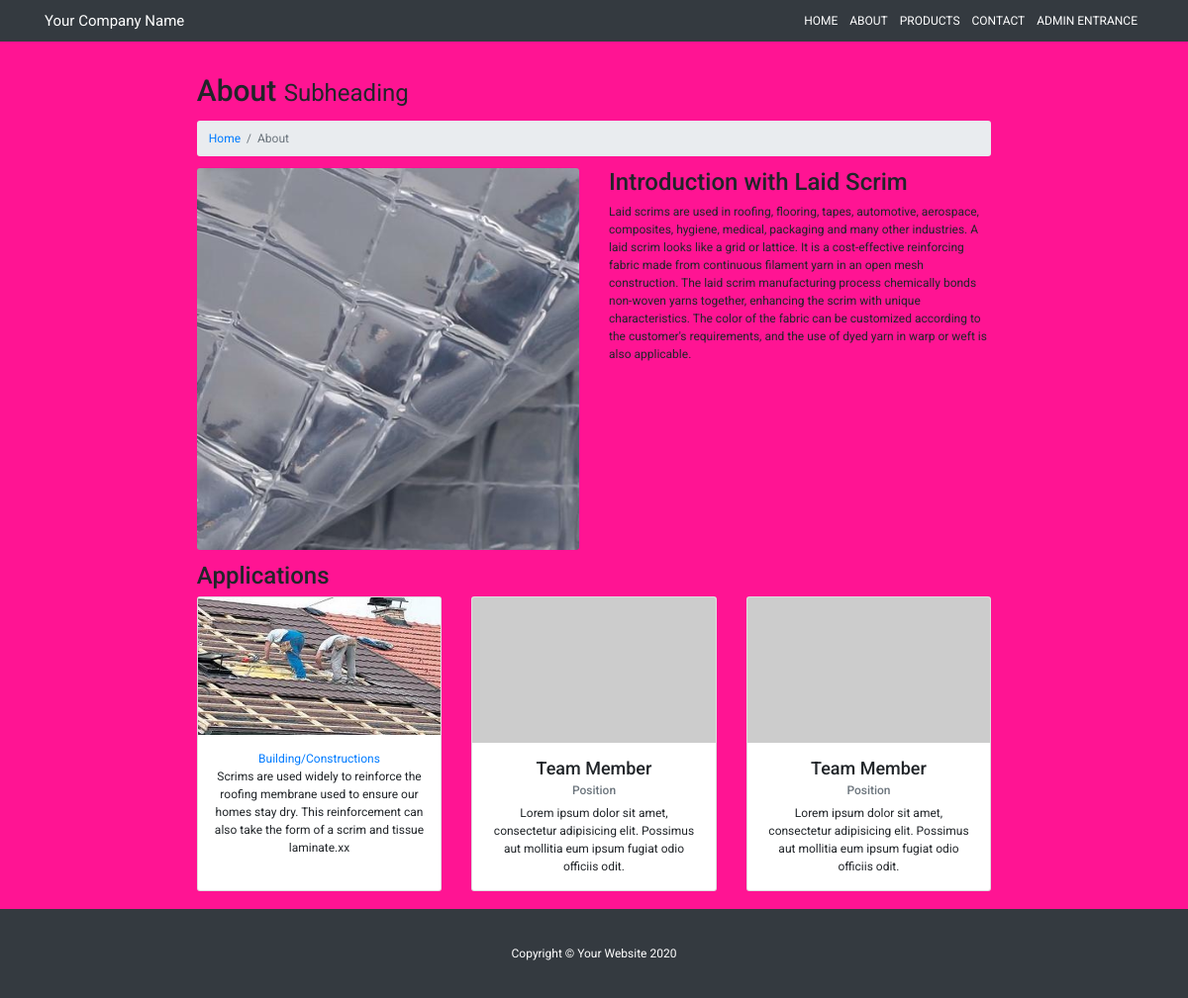
/about, run on the app's committed database.
### roza/models.py (models this page shows, shortened)
class about_model(models.Model):
    image = models.ImageField(
        upload_to='about/images', blank=True)
    title=models.CharField(max_length=255,blank=True)
    description= models.TextField(blank=True)

class application_model(models.Model):
    application_field=models.CharField(max_length=255,blank=True)
    title1=models.CharField(max_length=255,blank=True)
    main1 = models.ImageField(
        upload_to='about/application/images', blank=True, null=True)
    description1= models.TextField(blank=True)
    title2=models.CharField(max_length=255,blank=True)
    main2 = models.ImageField(
        upload_to='about/application/images', blank=True, null=True)
    description2= models.TextField(blank=True, null=True)
    title3=models.CharField(max_length=255,blank=True)
    main3 = models.ImageField(
        upload_to='about/application/images', blank=True, null=True)
    description3= models.TextField(blank=True)

### roza/views.py (the view)
# urls.py: path('about', views.about, name="about"),
def about(request):
    about_top=about_model.objects.get(id=1)
    applications=application_model.objects.all()
    return  render(request, 'about.html',{'about_top':about_top, 'applications':applications})

### roza/templates/about.html
{%extends 'base.html'%} {% block content%} {% load static%}
  <div class="container">
    <div class="col-sm-9 container mt-3">
    <h1 class="mt-4 mb-3">About
      <small>Subheading</small>
    </h1>
    <ol class="breadcrumb">
      <li class="breadcrumb-item">
        <a href="/">Home</a>
      </li>
      <li class="breadcrumb-item active">About</li>
    </ol>
    <div class="row">
      <div class="col-lg-6">
        <img class="img-fluid rounded mb-3" src="{{about_top.image.url}}" alt="">
      </div>
      <div class="col-lg-6">
        <h2>{{about_top.title}}</h2>
        <p>{{about_top.description}}</p>
         </div>
    </div>
    <h2>Applications</h2>
    <div class="row">
      {% for  application in applications %}
      <div class="col-lg-4 mb-4">
        <div class="card h-100 text-center">
          <img class="card-img-top" src="{{application.main1.url}}" alt="">
          <div class="card-body">
            <a href="{% url 'application_detail'  id=application.id %}" class="card-title">{{application.application_field}}</a>
            <p class="card-text">{{application.description1}}</p>
          </div>
        </div>
      </div>
      {% endfor %}
      <div class="col-lg-4 mb-4">
        <div class="card h-100 text-center">
          <img class="card-img-top" src="http://placehold.it/750x450" alt="">
          <div class="card-body">
            <h4 class="card-title">Team Member</h4>
            <h6 class="card-subtitle mb-2 text-muted">Position</h6>
            <p class="card-text">Lorem ipsum dolor sit amet, consectetur adipisicing elit. Possimus aut mollitia eum ipsum fugiat odio officiis odit.</p>
          </div>
        </div>
      </div>
      <div class="col-lg-4 mb-4">
        <div class="card h-100 text-center">
          <img class="card-img-top" src="http://placehold.it/750x450" alt="">
          <div class="card-body">
            <h4 class="card-title">Team Member</h4>
            <h6 class="card-subtitle mb-2 text-muted">Position</h6>
            <p class="card-text">Lorem ipsum dolor sit amet, consectetur adipisicing elit. Possimus aut mollitia eum ipsum fugiat odio officiis odit.</p>
          </div>
        </div>
      </div>
    </div>
    </div>
  </div>
  {% endblock%}

### roza/static/roza/css/style.css (style rules this page uses)
body { font-family: "Roboto", sans-serif !important; background-color: deeppink !important; }
html { font-size: 12px; }

### roza/static/roza/css/modern-business.css (style rules this page uses)
body { padding-top: 56px; }

### data on the page
about_model: image (picture), title "Introduction with Laid Scrim", description "Laid scrims are used in roofing, flooring, tapes, automotive, aerospace, composites, hygiene, medical, packaging and many other industries. A laid scrim looks like a grid or lattice. It is a cost-effective reinforcing fabric made from continuous filament yarn in an open mesh construction. The laid scrim manufacturing process chemically bonds non-woven yarns together, enhancing the scrim with unique characteristics. The color of the fabric can be customized according to the customer's requirements, and the use of dyed yarn in warp or weft is also applicable."
application_model: main1 (picture), application_field "Building/Constructions", description1 "Scrims are used widely to reinforce the roofing membrane used to ensure our homes stay dry. This reinforcement can also take the form of a scrim and tissue laminate.xx"
